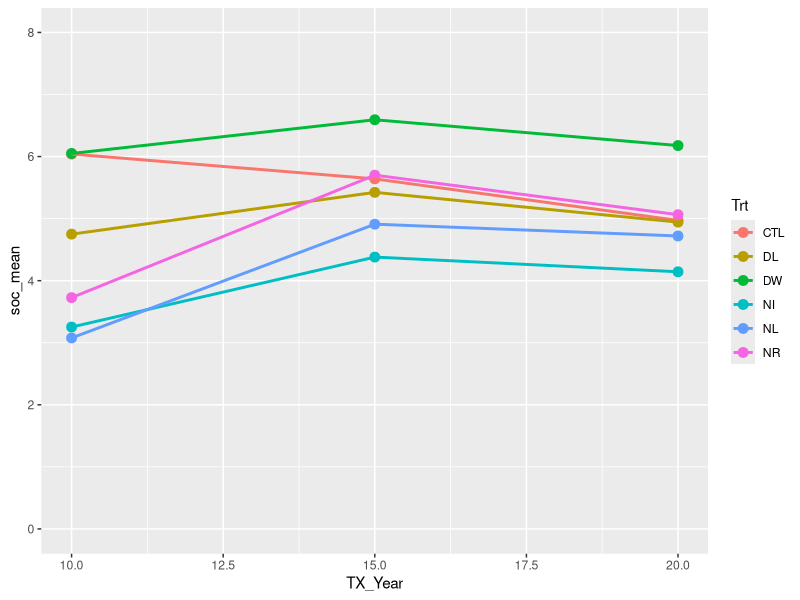
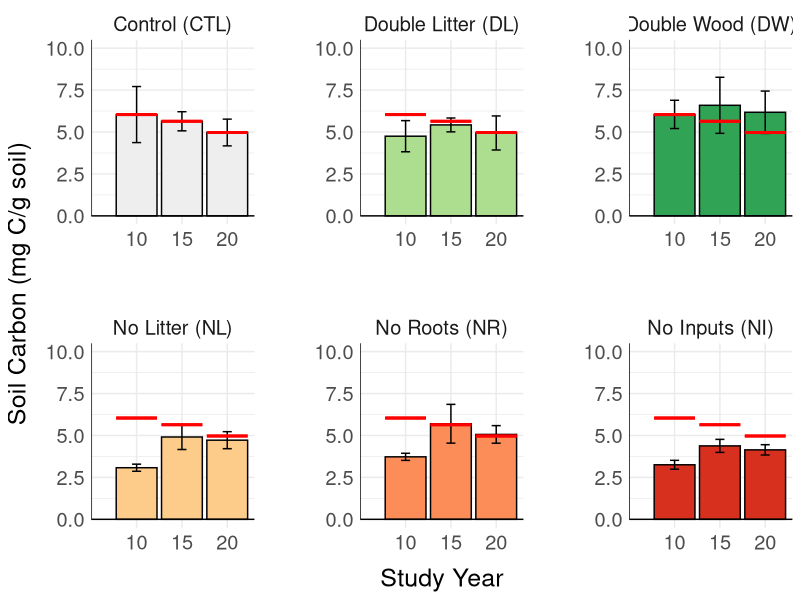
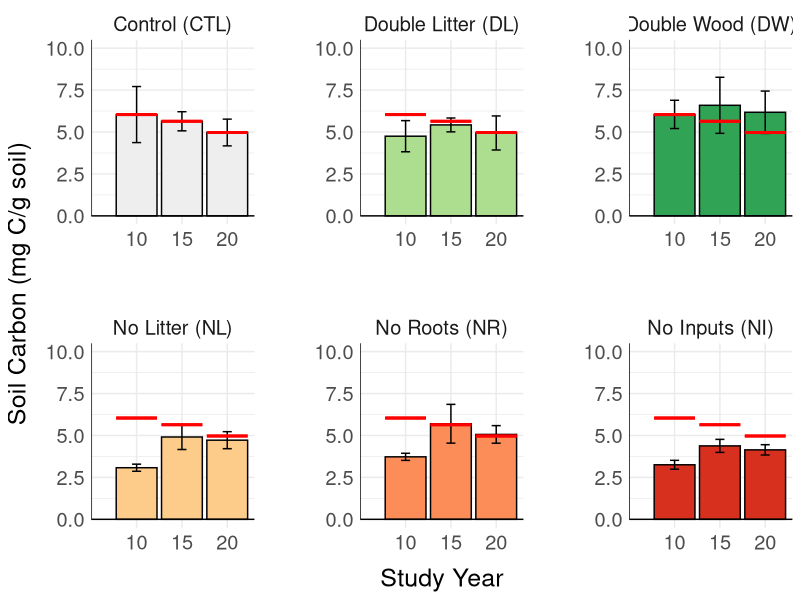

R code for these plots, in order:
library(dplyr)
library(ggplot2)

setwd(dirname(rstudioapi::getActiveDocumentContext()$path))

#Bring in master copy of DIRT C and N data from years 10, 15, 20
master <- read.csv("HJA_DIRT_CN_yrs10-20_DNP.csv") 

### Clean outliers from data
#Remove row if SOC > 10
df <- master %>% filter(percC < 10)

#Summarize by year, depth, and trt
df <- df %>% group_by(TX_Year, Trt, Depth) %>% summarize(n=n(),
                                                             soc_mean = mean(percC),
                                                             tn_mean = mean(percN),
                                                             soc_sterr = sd(percC)/sqrt(n()),
                                                             tn_sterr = sd(percN)/sqrt(n())) %>%
      mutate_if(is.numeric, ~round(., 3))

#Add a uniform starting SOC for the site in 1997
# ???

### Prep data for plot ###
#filter out depths past 0-10cm and remove the NOA trt
plot_df <- df %>% filter(Depth == "0-10cm") %>% filter(Trt != "NOA")


### Fig 2 ###
#point and line plot
f2_all <- ggplot(plot_df, aes(x=TX_Year, y=soc_mean, color=Trt)) + 
  geom_point(size=3) + geom_line(size=1) +
  ylim(0,8)

f2_all


#facet wrap histogram by trt
# Set facet order
trt_order <- c('CTL', 'DL', 'DW', 'NL', 'NR', 'NI', 'NOA')
plot_df_ordered <- arrange(transform(plot_df,
                           Trt=factor(Trt,levels=trt_order)),Trt)

#Set panel labels
Trt.labs <- c("Control (CTL)", "Double Litter (DL)", "Double Wood (DW)", "No Litter (NL)", "No Roots (NR)", "No Inputs (NI)")
names(Trt.labs) <- c('CTL', 'DL', 'DW', 'NL', 'NR', 'NI')


#Create vector for control reference bars
bars1 <- rep(c(6.04,5.64,4.97), 6)

plot_f2 <- ggplot(plot_df_ordered, aes(x=as.character(TX_Year), y=soc_mean, fill=Trt)) + geom_histogram(stat = "identity", colour="black") + 
  facet_wrap( ~ Trt, ncol=3, scales = "free", labeller = labeller(Trt = Trt.labs)) +
  ylim(0,10) +
  theme_minimal() +
  annotate("segment", x=0, xend=Inf, y=0, yend=0) +
  annotate("segment", x=0, xend=-Inf, y=0, yend=Inf) +
  ylab("Soil Carbon (mg C/g soil)") +
  xlab("Study Year") + 
  #ggtitle("Detrital treatment effects on soil carbon over time") +
  theme(panel.spacing = unit(3, "lines")) +
  scale_fill_manual(values = c("#eeeeee", "#addd8e","#31a354",
                               "#fdcc8a", "#fc8d59","#d7301f")) + 
  theme(legend.position = "none") +
  geom_errorbar(aes(ymin=soc_mean-soc_sterr, ymax=soc_mean+soc_sterr), width=.2,position=position_dodge(.9)) +
  geom_errorbar(aes(y = bars1, ymin = bars1, ymax = bars1), color="red",lty=1, size=1) + 
  theme(axis.title.y = element_text(margin = margin(t = 0, r = 10, b = 0, l = 0))) +
  theme(axis.title.x = element_text(margin = margin(t = 10, r = 0, b = 0, l = 0))) +
  theme(text = element_text(size=18))
plot_f2

ggsave(plot=plot_f2, filename = "fig2_soc_by-trt_by-time.png",
       width = 9, height = 8 , dpi = 300)
